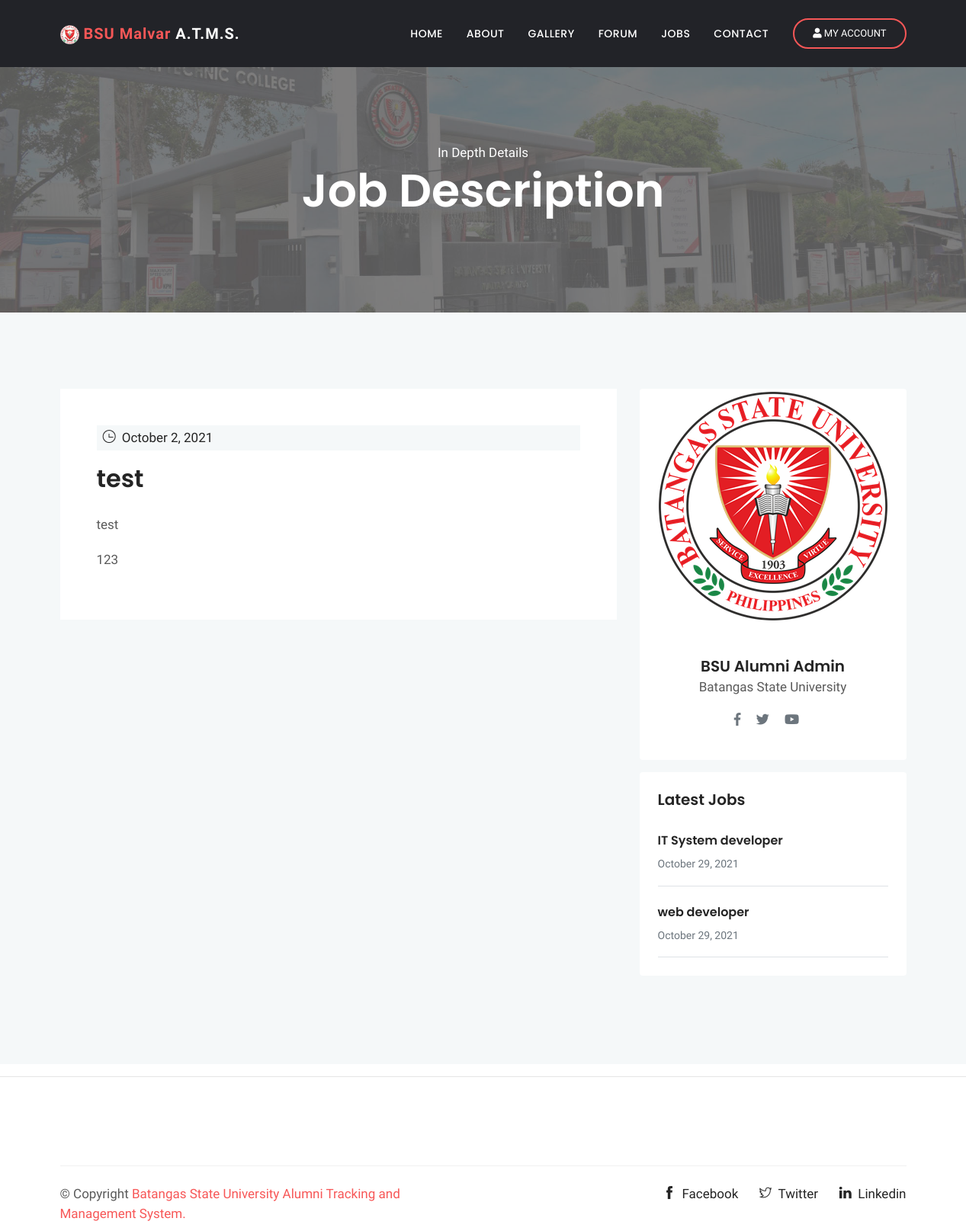
/job-post.php?id=2 (signed in), run on the app's committed database.
### tables this page shows
CREATE TABLE `jobs` (
  `id` int(11) NOT NULL,
  `title` varchar(100) NOT NULL,
  `company` varchar(100) NOT NULL,
  `description` varchar(300) NOT NULL,
  `salary` varchar(50) NOT NULL,
  `admin_id` varchar(50) NOT NULL,
  `date_posted` varchar(50) NOT NULL
);

### methods/mysqliConnection.php (called while the page is built, shortened)
<?php
class Database{
	public function __construct(){
		$this->conn = mysqli_connect("localhost", "root", "", "bsu_alumni");
	}
}
?>

### job-post.php (the view, shortened to what this page needs)
<!DOCTYPE html>
<html lang="en">
  <head>
  <?php include 'includes/css_includes.php'; ?>
</head>
<body>
  <?php include 'includes/header.php';
  ?>
<div class="main-wrapper ">
<section class="page-title bg-1">
  <div class="container">
    <div class="row">
      <div class="col-md-12">
        <div class="block text-center">
          <span class="text-white">In Depth Details</span>
          <h1 class="text-capitalize mb-4 text-lg">Job Description</h1>
        </div>
      </div>
    </div>
  </div>
</section>
<?php
$jobId = $_GET['id'];
$sql = ' SELECT `id`, `title`, `description`, `salary`, `admin_id`, `date_posted` FROM `jobs` WHERE `id` = '.$jobId.' ';
$exec = $database->conn->query($sql);
$row = $exec->fetch_assoc();
 ?>
<section class="section blog-wrap bg-gray">
    <div class="container">
        <div class="row">
            <div class="col-lg-8">
                <div class="row">
	<div class="col-lg-12 mb-5">
		<div class="single-blog-item">
			<div class="blog-item-content bg-white p-5">
				<div class="blog-item-meta bg-gray py-1 px-2">
					<span class="text-black text-capitalize mr-3"><i class="ti-time mr-1"></i> <?php echo $row['date_posted']; ?></span>
				</div>
				<h2 class="mt-3 mb-4"><a href=""><?php echo $row['title']; ?></a></h2>
        <p><?php echo $row['description']; ?></p>
				<p><?php echo $row['salary']; ?></p>
			</div>
		</div>
	</div>
</div>
            </div>
            <div class="col-lg-4">
                <div class="sidebar-wrap">
	<div class="sidebar-widget card border-0 mb-3">
		<center><img src="images/logo1.png" alt="" class="img-fluid mt-1" width="300"></center>
		<div class="card-body p-4 text-center">
			<h5 class="mb-0 mt-4">BSU Alumni Admin</h5>
			<p>Batangas State University</p>
			<ul class="list-inline author-socials">
				<li class="list-inline-item mr-3">
					<a href="#"><i class="fab fa-facebook-f text-muted"></i></a>
				</li>
				<li class="list-inline-item mr-3">
					<a href="#"><i class="fab fa-twitter text-muted"></i></a>
				</li>
				<li class="list-inline-item mr-3">
					<a href="#"><i class="fab fa-youtube text-muted"></i></a>
				</li>
			</ul>
		</div>
	</div>
	<div class="sidebar-widget latest-post card border-0 p-4 mb-3">
		<h5>Latest Jobs</h5>
    <?php
      $latest = ' SELECT `id`, `title`, `description`, `salary`, `admin_id`, `date_posted` FROM `jobs` WHERE `id` != '.$jobId.' ORDER BY `id` DESC LIMIT 3';
      $execLatest = $database->conn->query($latest);
      while ($rowLatest = $execLatest->fetch_assoc())
      {
     ?>
            <div class="media border-bottom py-3">
                <div class="media-body">
                    <h6 class="my-2"><a href="job-post.php?id=<?php echo $rowLatest['id']; ?>"><?php echo $rowLatest['title']; ?></a></h6>
                    <span class="text-sm text-muted"><?php echo $rowLatest['date_posted']; ?></span>
                </div>
            </div>
     <?php } ?>
	</div>
</div>
            </div>
        </div>
    </div>
</section>
<hr>
	<?php include 'includes/footer.php'; ?>
    </div>
  </body>
</html>

### css/style.css (style rules this page uses)
html { overflow-x: hidden; }
body { line-height: 1.5; font-family: "Hind", serif; -webkit-font-smoothing: antialiased; font-size: 17px; color: rgba(0, 0, 0, 0.65); }
h1, .h1, h2, .h2, h3, .h3, h4, .h4, h5, .h5, h6, .h6 { font-family: "Poppins", sans-serif; font-weight: 600; color: #242424; }
h1, .h1 { font-size: 2.5rem; }
h2, .h2 { font-size: 2rem; font-weight: 600; line-height: 42px; }
h5, .h5 { font-size: 1.25rem; }
h6, .h6 { font-size: 1rem; }
p { line-height: 30px; }
.bg-gray { background: #f5f8f9; }
.section { padding: 100px 0; }
.overly, .page-title, .slider, .cta, .hero-img { position: relative; }
.overly:before, .page-title:before, .slider:before, .cta:before, .hero-img:before { content: ""; position: absolute; left: 0; top: 0; bottom: 0; right: 0; width: 100%; height: 100%; opacity: 0.5; background: #000; }
.text-black { color: #242424; }
.text-sm { font-size: 14px; }
.text-lg { font-size: 3.75rem; }
a { color: #242424; text-decoration: none; }
.page-title { padding: 100px 0; }
.page-title .block h1 { color: #fff; }
.bg-1 { background: url("../images/bg3-1.jpg") no-repeat 50% 50%; background-size: cover; }

### data on the page
jobs: date_posted "October 2, 2021", title "test", description "test", salary "123"
jobs: title "IT System developer", date_posted "October 29, 2021"
jobs: title "web developer", date_posted "October 29, 2021"
